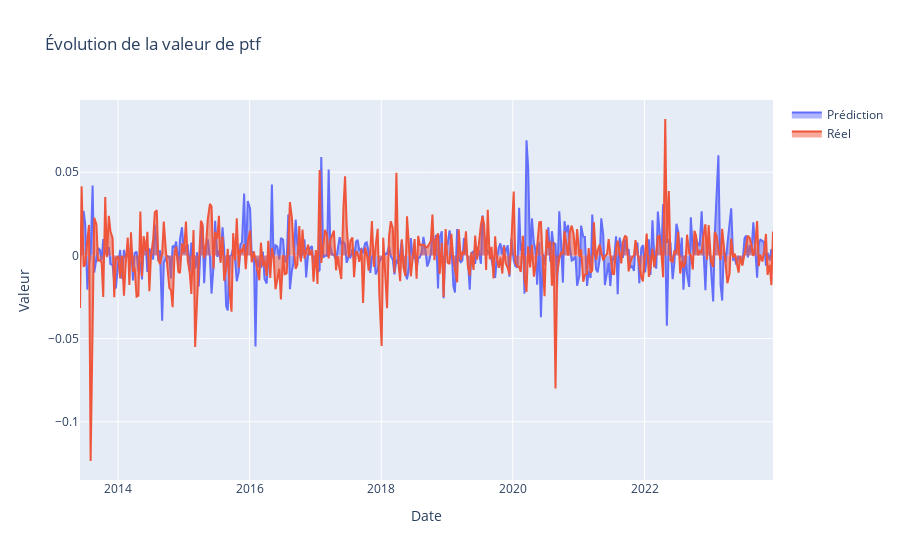

The notebook cell this image was saved under:
### Code cell
fig = go.Figure()

# Ajout de la série financière
fig.add_trace(go.Scatter(x = df_predictions.Date, 
                         y = df_predictions.Prediction,
                         mode = 'lines',
                         name ='Prédiction', 
                         fill = "tozeroy"))

fig.add_trace(go.Scatter(x = df_predictions.Date, 
                         y = apple['Return'],
                         mode = 'lines',
                         name ='Réel', 
                         fill = "tozeroy"))

# Mise à jour des titres
fig.update_layout(title="Évolution de la valeur de ptf",
                  xaxis_title='Date',
                  yaxis_title='Valeur')

# Affichage du graphique
fig.show()

### Figure 1 — Plotly figure (JSON) as saved in the notebook; plotly's stock layout.template omitted (floating-point values rounded to 4 significant figures; data arrays with more than 128 entries replaced by an {"elided": "..."} marker saying what was removed)
{"data": [{"fill": "tozeroy", "mode": "lines", "name": "Prédiction", "x": {"elided": "380 str values"}, "y": {"elided": "380 float values"}, "type": "scatter"}, {"fill": "tozeroy", "mode": "lines", "name": "Réel", "x": {"elided": "380 str values"}, "y": {"elided": "2752 float values"}, "type": "scatter"}], "layout": {"title": {"text": "Évolution de la valeur de ptf"}, "xaxis": {"title": {"text": "Date"}}, "yaxis": {"title": {"text": "Valeur"}}}}
